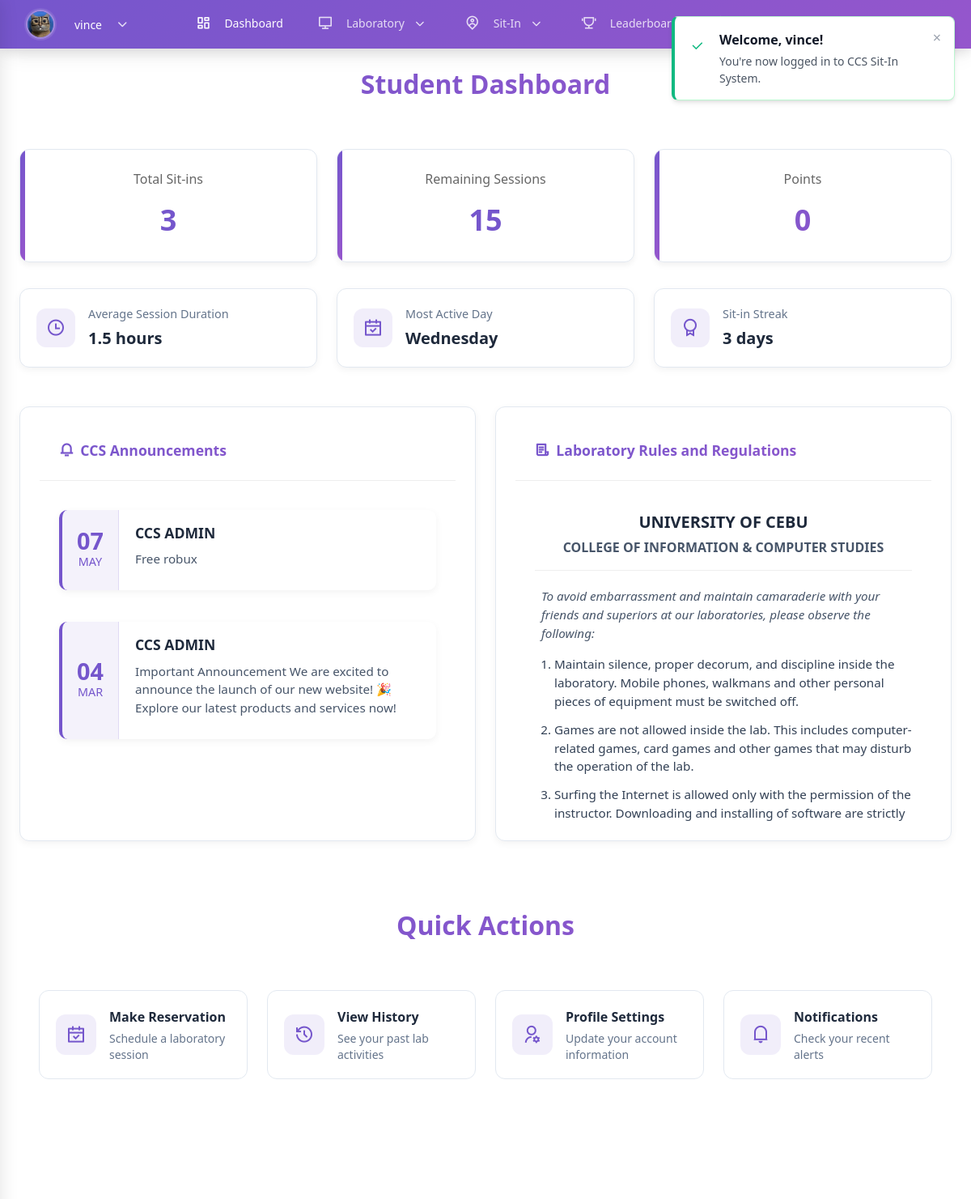
The app's page /view/dashboard.php (signed in), older data.
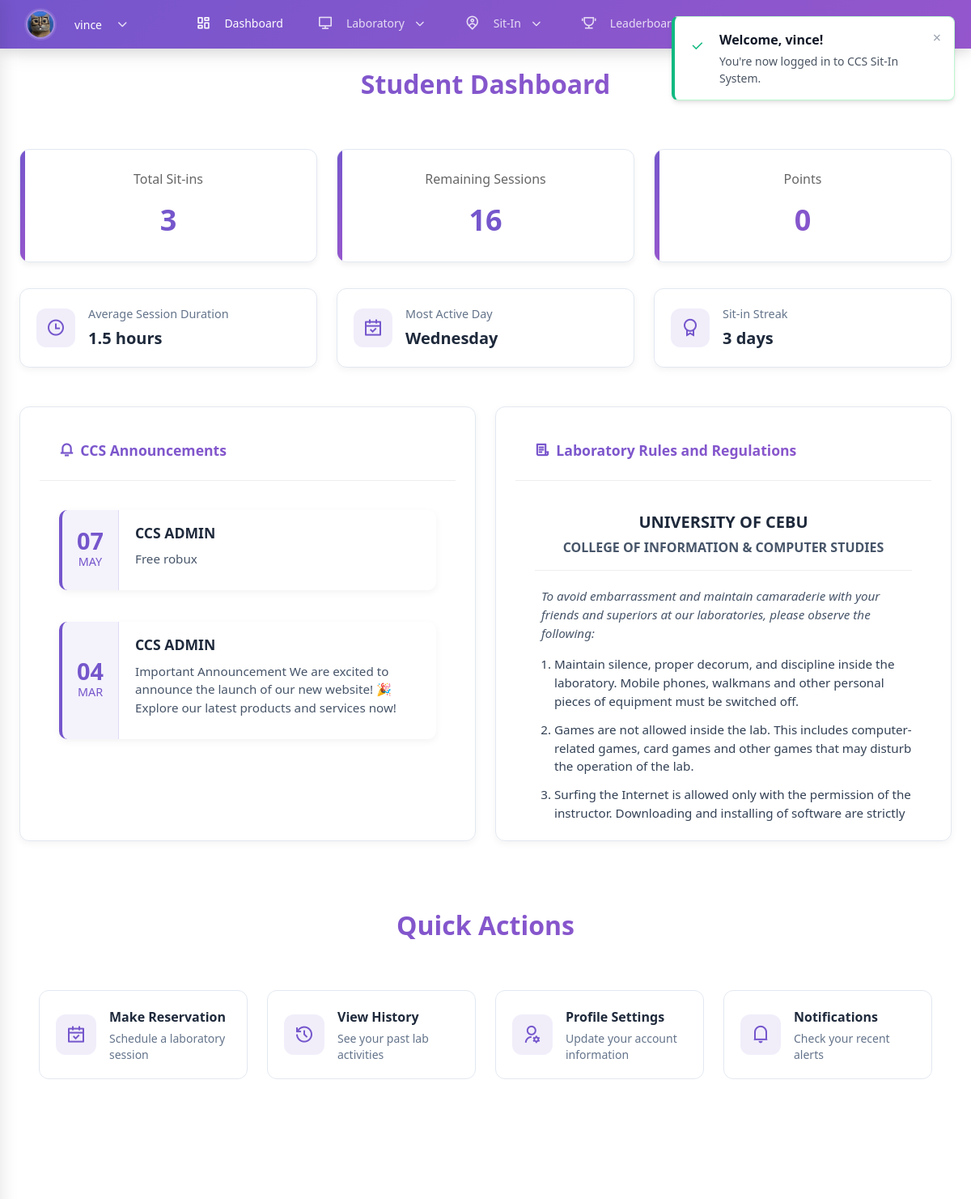
The same page, newer data.
### tables this page shows
CREATE TABLE `users` (
  `id` int(20) NOT NULL,
  `idno` varchar(20) NOT NULL,
  `lastname` varchar(50) NOT NULL,
  `firstname` varchar(50) NOT NULL,
  `middlename` varchar(50) DEFAULT NULL,
  `course` varchar(20) NOT NULL,
  `year` int(1) NOT NULL,
  `username` varchar(50) NOT NULL,
  `password` varchar(255) NOT NULL,
  `email` varchar(100) DEFAULT NULL,
  `address` text DEFAULT NULL,
  `remaining_sessions` int(11) NOT NULL DEFAULT 30,
  `points` int(11) NOT NULL,
  `role` varchar(20) NOT NULL,
  `profile_image` varchar(255) DEFAULT NULL,
  `created_at` timestamp NOT NULL DEFAULT current_timestamp()
);

CREATE TABLE `announcements` (
  `id` int(11) NOT NULL,
  `title` varchar(255) NOT NULL,
  `content` text NOT NULL,
  `created_at` timestamp NOT NULL DEFAULT current_timestamp(),
  `created_by` varchar(50) NOT NULL
);

### view/dashboard.php (the view, shortened to what the rows shown need)
<?php
require_once '../config/db_connect.php';
$username = $_SESSION['username'];
$sql = "SELECT idno, firstname, lastname, middlename, course, year, profile_image, email, address, remaining_sessions, points FROM users WHERE username = ?";
$stmt = $conn->prepare($sql);
$stmt->bind_param("s", $username);
$stmt->execute();
$result = $stmt->get_result();
if ($row = $result->fetch_assoc()) {
    $fullname = $row['lastname'] . ', ' . $row['firstname'];
    if (!empty($row['middlename'])) {
        $fullname .= ' ' . substr($row['middlename'], 0, 1) . '.';
    }
    $_SESSION['idno'] = $row['idno'];
    $_SESSION['fullname'] = $fullname;
    $_SESSION['course'] = $row['course'];
    $year = intval($row['year']);
    $_SESSION['year'] = $year;
    $_SESSION['year_level'] = $year . (
        $year == 1 ? 'st' :
        ($year == 2 ? 'nd' :
        ($year == 3 ? 'rd' : 'th'))
    ) . ' Year';
    $_SESSION['profile_image'] = $row['profile_image'] ?? '../assets/images/logo/AVATAR.png';
    $_SESSION['email'] = $row['email'];
    $_SESSION['address'] = $row['address'];
    $_SESSION['remaining_sessions'] = $row['remaining_sessions'] ?? 30;
    $_SESSION['points'] = $row['points'] ?? 0;
}
$stats = [
    'total_sitins' => 0,
    'remaining_sessions' => $_SESSION['remaining_sessions'],
    'pending_reservations' => 0
];
$id = $_SESSION['idno'];
$query = "SELECT COUNT(*) as count FROM sit_ins WHERE idno = ? AND status = 'completed'";
$stmt = $conn->prepare($query);
$stmt->bind_param("s", $id);
$stmt->execute();
$result = $stmt->get_result();
if ($result && $row = $result->fetch_assoc()) {
    $stats['total_sitins'] = $row['count'];
}
$query = "SELECT COUNT(*) as count FROM reservations WHERE idno = ? AND status = 'pending'";
$stmt = $conn->prepare($query);
$stmt->bind_param("s", $id);
$stmt->execute();
$result = $stmt->get_result();
if ($result && $row = $result->fetch_assoc()) {
    $stats['pending_reservations'] = $row['count'];
}
$announcements = [];
$query = "SELECT * FROM announcements ORDER BY created_at DESC";
$result = $conn->query($query);
if ($result) {
    while ($row = $result->fetch_assoc()) {
        $announcements[] = $row;
    }
}
?>
<!DOCTYPE html>
<html lang="en">
<head>
    <link rel="stylesheet" href="../assets/css/styles.css">
    <link rel="stylesheet" href="../assets/css/admin.css">
    <link rel="stylesheet" href="../assets/css/student_nav.css">
    <link rel="stylesheet" href="../assets/css/notification.css">
    <link rel="stylesheet" href="https://cdnjs.cloudflare.com/ajax/libs/font-awesome/6.0.0/css/all.min.css">
    <link rel="stylesheet" href="https://cdnjs.cloudflare.com/ajax/libs/remixicon/4.6.0/remixicon.css">
    <script src="https://unpkg.com/@tailwindcss/browser@4"></script>
</head>
<body>
    <div class="admin-dashboard">
        <div class="stats-grid">
            <div class="stat-card">
                <div class="stat-title">Total Sit-ins</div>
                <div class="stat-value"><?php echo $stats['total_sitins']; ?></div>
            </div>
            <div class="stat-card">
                <div class="stat-title">Remaining Sessions</div>
                <div class="stat-value <?php echo $stats['remaining_sessions'] <= 5 ? 'low' : ($stats['remaining_sessions'] <= 10 ? 'medium' : ''); ?>">
                    <?php echo $stats['remaining_sessions']; ?>
                </div>
            </div>
        </div>
        <div class="announcements-grid">
            <div class="announcements-card">
                <div class="announcement-list">
                    <?php if (empty($announcements)): ?>
                        <div class="announcement-item">
                            <div class="announcement-empty">
                                <i class="ri-information-line"></i>
                                <p>No announcements available at this time.</p>
                            </div>
                        </div>
                    <?php else: ?>
                        <?php foreach ($announcements as $announcement): ?>
                            <div class="announcement-item">
                                <div class="announcement-date">
                                    <div class="date-day"><?php echo date('d', strtotime($announcement['created_at'])); ?></div>
                                    <div class="date-month"><?php echo date('M', strtotime($announcement['created_at'])); ?></div>
                                </div>
                                <div class="announcement-content">
                                    <h3><?php echo htmlspecialchars($announcement['title']); ?></h3>
                                    <p><?php echo htmlspecialchars($announcement['content']); ?></p>
                                </div>
                            </div>
                        <?php endforeach; ?>
                    <?php endif; ?>
                </div>
            </div>
        </div>
    </div>
</body>
</html>

Row changes from the older to the newer data that the page shows:
changed users: remaining_sessions "15" → "16"
